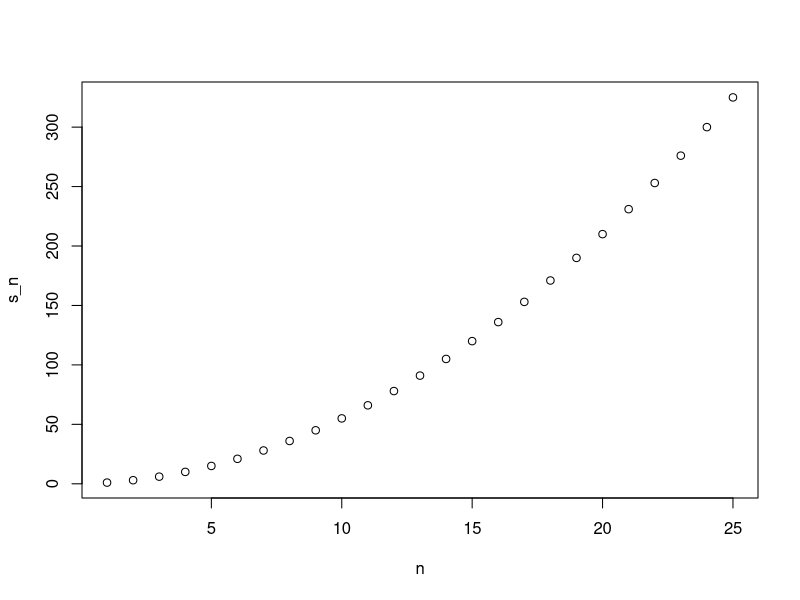
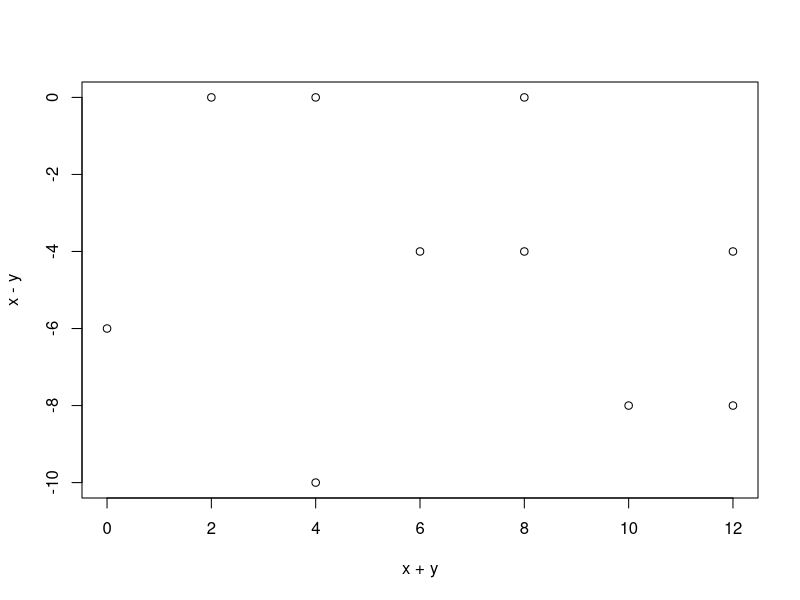
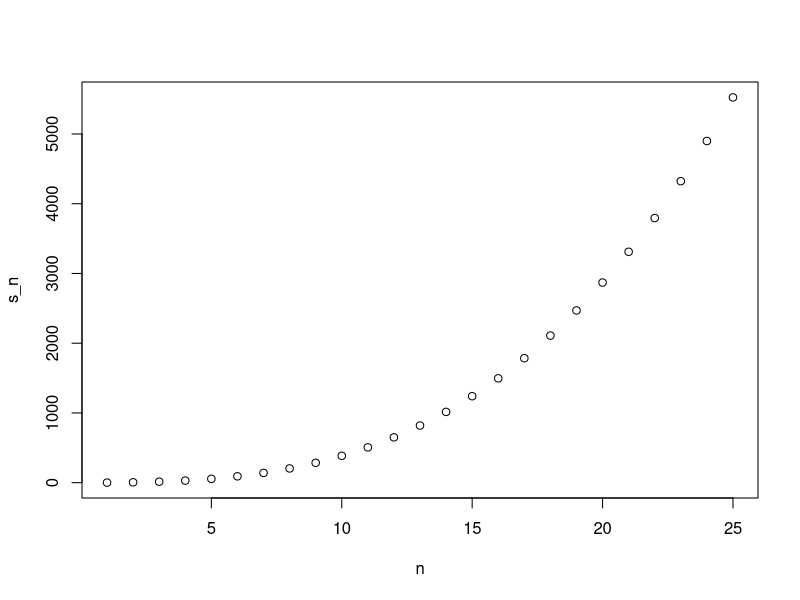

Write the R code that produced these figures, in order.
## ---- chunk 1
a <- 0

if(a!=0){
  print(1/a)
} else{
  print("No reciprocal for 0")
}
#[1] "No reciprocal for 0"
## ---- chunk 2
library(dslabs)
data(murders)
murder_rate <- murders$total / murders$population*100000
murder_rate
#[1]  2.8244238  2.6751860  3.6295273  3.1893901
#[5]  3.3741383  1.2924531  2.7139722  4.2319369
#[9] 16.4527532  3.3980688  3.7903226  0.5145920
#[13]  0.7655102  2.8369608  2.1900730  0.6893484
#[17]  2.2081106  2.6732010  7.7425810  0.8280881
#[21]  5.0748655  1.8021791  4.1786225  0.9992600
#[25]  4.0440846  5.3598917  1.2128379  1.7521372
#[29]  3.1104763  0.3798036  2.7980319  3.2537239
#[33]  2.6679599  2.9993237  0.5947151  2.6871225
#[37]  2.9589340  0.9396843  3.5977513  1.5200933
#[41]  4.4753235  0.9825837  3.4509357  3.2013603
#[45]  0.7959810  0.3196211  3.1246001  1.3829942
#[49]  1.4571013  1.7056487  0.8871131
## ---- chunk 3
ind <- which.min(murder_rate)

if(murder_rate[ind]<0.5){
  print(murders$state[ind])
} else{
  print("No state has murder rate that low")
}
#[1] "Vermont"
## ---- chunk 4
if(murder_rate[ind]<0.25){
  print(murders$state[ind])
} else{
  print("No state has a murder rate that low")
}
#[1] "No state has a murder rate that low"
## ---- chunk 5
a <- 0
ifelse(a>0, 1/a, NA)
#[1] NA
## ---- chunk 6
a <- c(0,1,2,-4,5)
result <- ifelse(a>0, 1/a, NA)
result
#[1]  NA 1.0 0.5  NA 0.2
## ---- chunk 7
library(dslabs)
data(na_example)
no_nas <- ifelse(is.na(na_example), 0, na_example)
sum(is.na(no_nas))
#[1] 0
## ---- chunk 8
z <- c(TRUE, TRUE, FALSE)
any(z)
all(z)
#[1] TRUE
#[1] FALSE
## ---- chunk 9
avg <- function(x){
  s <- sum(x)
  n <- length(x)
  s/n
}  
avg
#function(x){
#  s <- sum(x)
#  n <- length(x)
#  s/n
#}
## ---- chunk 10
x <- 1:100
identical(mean(x), avg(x))
#[1] TRUE
## ---- chunk 11
s <- 3
avg(1:10)
s
#[1] 5.5
#[1] 3
## ---- chunk 12
#my_function <- function(VARIABLE_NAME){
#  perform operations on VARIABLE_NAME and calculate VALUE
#  VALUE
#}
## ---- chunk 13
avg <- function(x, arithmetic = TRUE){
  n<-length(X)
  ifelse(arithmetic, sum(x)/n, prod(x)^(1/n))
}
avg
#function(x, arithmetic = TRUE){
#  n<-length(X)
#  ifelse(arithmetic, sum(x)/n, prod(x)^(1/n))
#}
## ---- chunk 14
#The following objects are masked from 'package:stats':
  
#  filter, lag

#The following objects are masked from 'package:base':
  
#  intersect, setdiff, setequal, union
## ---- chunk 15
search()
#[1] ".GlobalEnv"        "tools:rstudio"    
#[3] "package:stats"     "package:graphics" 
#[5] "package:grDevices" "package:utils"    
#[7] "package:datasets"  "package:methods"  
#[9] "Autoloads"         "package:base"     
## ---- chunk 16
stats::filter
#function (x, filter, method = c("convolution", "recursive"), 
#    sides = 2L, circular = FALSE, init = NULL) 
#{
#    method <- match.arg(method)
#    x <- as.ts(x)
#    storage.mode(x) <- "double"
#    xtsp <- tsp(x)
#    n <- as.integer(NROW(x))
#    if (is.na(n)) 
#        stop(gettextf("invalid value of #%s", "NROW(x)"), 
#            domain = NA)
#    nser <- NCOL(x)
#    filter <- as.double(filter)
#    nfilt <- as.integer(length(filter))
#    if (is.na(nfilt)) 
#        stop(gettextf("invalid value of #%s", "length(filter)"), 
#            domain = NA)
#    if (anyNA(filter)) 
#        stop("missing values in #'filter'")
#    if (method == "convolution") {
#        if (nfilt > n) 
#            stop("'filter' is longer #than time series")
#        sides <- as.integer(sides)
#        if (is.na(sides) || (sides != #1L && sides != 2L)) 
#            stop("argument 'sides' must #be 1 or 2")
#        circular <- as.logical(circular)
#        if (is.na(circular)) 
#            stop("'circular' must be logical and not NA")
#        if (is.matrix(x)) {
#            y <- matrix(NA, n, nser)
#            for (i in seq_len(nser))
#y[, i] <- .Call(C_cfilter, 
#                x[, i], filter, sides, circular)
#        }
#        else y <- .Call(C_cfilter, x, filter, sides, circular)
#    }
#    else {
#        if (missing(init)) {
#            init <- matrix(0, nfilt, nser)
#        }
#        else {
#            ni <- NROW(init)
#            if (ni != nfilt) 
#                stop("length of 'init' #must equal length of 'filter'")
#            if (NCOL(init) != 1L && #NCOL(init) != nser) {
#                stop(sprintf(ngettext(nser, "'init' must have %d column", 
#                  "'init' must have 1 or #%d columns", domain = "R-stats"), 
#                  nser), domain = NA)
#            }
#            if (!is.matrix(init)) 
#                dim(init) <- c(nfilt, nser)
#        }
#        ind <- seq_len(nfilt)
#        if (is.matrix(x)) {
#            y <- matrix(NA, n, nser)
#            for (i in seq_len(nser))
#y[, i] <- .Call(C_cfilter, 
#                x[, i], filter, sides, circular)
#        }
#        else y <- .Call(C_cfilter, x, filter, sides, circular)
#    }
#    else {
#        if (missing(init)) {
#            init <- matrix(0, nfilt, nser)
#        }
#        else {
#            ni <- NROW(init)
#            if (ni != nfilt) 
#                stop("length of 'init' must equal length of 'filter'")
#            if (NCOL(init) != 1L && NCOL(init) != nser) {
                #stop(sprintf(ngettext(nser, "'init' must have %d column", 
#                  "'init' must have 1 #or %d columns", domain = "R-stats"), 
#                  nser), domain = NA)
#            }
#            if (!is.matrix(init)) 
#                dim(init) <- c(nfilt, nser)
#        }
#        ind <- seq_len(nfilt)
#       if (is.matrix(x)) {
#            y <- matrix(NA, n, nser)
#            for (i in seq_len(nser))
#y[, i] <- .Call(C_cfilter, 
#                x[, i], filter, sides, circular)
#        }
#        else y <- .Call(C_cfilter, x, #filter, sides, circular)
#    }
#    else {
#        if (missing(init)) {
#            init <- matrix(0, nfilt, nser)
#        }
#        else {
#            ni <- NROW(init)
#            if (ni != nfilt) 
#                stop("length of 'init' must equal length of 'filter'")
#            if (NCOL(init) != 1L && NCOL(init) != nser) {
                #stop(sprintf(ngettext(nser, "'init' must have %d column", 
#                  "'init' must have 1 #or %d columns", domain = "R-stats"), 
#                  nser), domain = NA)
#            }
#            if (!is.matrix(init)) 
#                dim(init) <- c(nfilt, nser)
#        }
#        ind <- seq_len(nfilt)
#        if (is.matrix(x)) {
#            y <- matrix(NA, n, nser)
#            for (i in seq_len(nser)) y[, i] <- .Call(C_rfilter, 
#                x[, i], filter, c(rev(init[, i]), double(n)))[-ind]
#        }
#        else y <- .Call(C_rfilter, x, filter, c(rev(init[, 1L]), 
#            double(n)))[-ind]
#    }
#    tsp(y) <- xtsp
#    class(y) <- if (nser > 1L) 
#        c("mts", "ts")
#    else "ts"
#    y
#}
#<bytecode: 0x0000017abad61f20>
#<environment: namespace:stats>              
## ---- chunk 17
dplyr::filter
#function (.data, ..., .preserve = FALSE) 
#{
#    UseMethod("filter")
#}
#<bytecode: 0x0000017aba37e6f0>
#<environment: namespace:dplyr>
## ---- chunk 18
compute_s_n <- function(n){
  x <- 1:n
  sum(x)
}
compute_s_n
#function(n){
#  x <- 1:n
#  sum(x)
#}
## ---- chunk 19
for(i in 1:5){
  print(i)
}
#[1] 1
#[1] 2
#[1] 3
#[1] 4
#[1] 5
## ---- chunk 20
m <- 25
s_n <- vector(length = m) #create an empty vector
for (n in 1:m){
  s_n[n] <- compute_s_n(n)
}
s_n
# [1]   1   3   6  10  15  21  28  36  45  55  66
#[12]  78  91 105 120 136 153 171 190 210 231 253
#[23] 276 300 325
## ---- chunk 21
n <- 1:m
plot(n,s_n)
## ---- chunk 22
x <- 1:10
sqrt(x)
y <- 1:10
x*y
# [1] 1.000000 1.414214 1.732051 2.000000 2.236068
# [6] 2.449490 2.645751 2.828427 3.000000 3.162278
# [1]   1   4   9  16  25  36  49  64  81 100
## ---- chunk 23
n <- 1:25
compute_s_n(n)
#[1] 1
## ---- chunk 24
x <- 1:10
sapply(x, sqrt)
# [1] 1.000000 1.414214 1.732051 2.000000 2.236068
# [6] 2.449490 2.645751 2.828427 3.000000 3.162278
## ---- chunk 25
n <- 1:25
s_n <- sapply(n, compute_s_n)
s_n
# [1]   1   3   6  10  15  21  28  36  45  55  66
#[12]  78  91 105 120 136 153 171 190 210 231 253
#[23] 276 300 325
## ---- chunk 26
x <- c(1,2,-3,4)

if (all(x>0)){
  print("All Positives")
} else {
  print("Not all positives")
}

# answer - "Not all positives"
#[1] "Not all positives"
## ---- chunk 27
# answer - d. all(!x)
## ---- chunk 28
length_char <- nchar(murders$state)
new_names <- ifelse(nchar(murders$state)>8, murders$abb, murders$state)

new_names
#[1] "Alabama"  "Alaska"   "Arizona"  "Arkansas"
# [5] "CA"       "Colorado" "CT"       "Delaware"
# [9] "DC"       "Florida"  "Georgia"  "Hawaii"  
#[13] "Idaho"    "Illinois" "Indiana"  "Iowa"    
#[17] "Kansas"   "Kentucky" "LA"       "Maine"   
#[21] "Maryland" "MA"       "Michigan" "MN"      
#[25] "MS"       "Missouri" "Montana"  "Nebraska"
#[29] "Nevada"   "NH"       "NJ"       "NM"      
#[33] "New York" "NC"       "ND"       "Ohio"    
#[37] "Oklahoma" "Oregon"   "PA"       "RI"      
#[41] "SC"       "SD"       "TN"       "Texas"   
#[45] "Utah"     "Vermont"  "Virginia" "WA"      
#[49] "WV"       "WI"       "Wyoming" 
## ---- chunk 29
sum_n <- function(n){
  x <- 1:n
  sum(n)
}
m <- 5000
sum_n <- vector(length = m)
for (n in 1:m)
  sum_n[n] <- compute_s_n(n)

max(sum_n)
#[1] 12502500

## ---- chunk 30
altman_plot <- function(x,y){
  plot(x+y,x-y)
}
plot(x+y, x-y)
## ---- chunk 31
x <- 3
my_func <- function(y){
  x <- 5
  y+5
}
x

#answer -> 3
#[1] 3
## ---- chunk 32
compute_s_n <- function(n){
  x <- 1:n
  sum(x^2)
}
n=10
compute_s_n(n)
#[1] 385
## ---- chunk 33
m <- 25
s_n <- vector(length = m)
for(n in 1:m){
  s_n[n] <- compute_s_n(n)
}
s_n

#[1]    1    5   14   30   55   91  140  204  285
#[10]  385  506  650  819 1015 1240 1496 1785 2109
#[19] 2470 2870 3311 3795 4324 4900 5525
## ---- chunk 34
n <- 1:25
s_n <- sapply(n, compute_s_n)
s_n
#[1]    1    5   14   30   55   91  140  204  285
#[10]  385  506  650  819 1015 1240 1496 1785 2109
#[19] 2470 2870 3311 3795 4324 4900 5525
## ---- chunk 35
library('tidyverse')
n <- 1:25
map_dbl(n, compute_s_n)
#[1]    1    5   14   30   55   91  140  204  285
#[10]  385  506  650  819 1015 1240 1496 1785 2109
#[19] 2470 2870 3311 3795 4324 4900 5525
## ---- chunk 36
m <- 25
s_n <- vector(length = m)
for(n in 1:m){
  s_n[n] <- compute_s_n(n)
}
n <- 1:m
plot(n, s_n)
## ---- chunk 37
compute_S_n <- function(n){
  x <- 1:n
  sum(x^2)
}
n <- 1:25
s_n <- vector("numeric", 25)
for (i in n){
  s_n[i] <- compute_s_n(i)
}
identical(s_n, n*(n+1)*(2*n+1)/6)
#[1] TRUE
